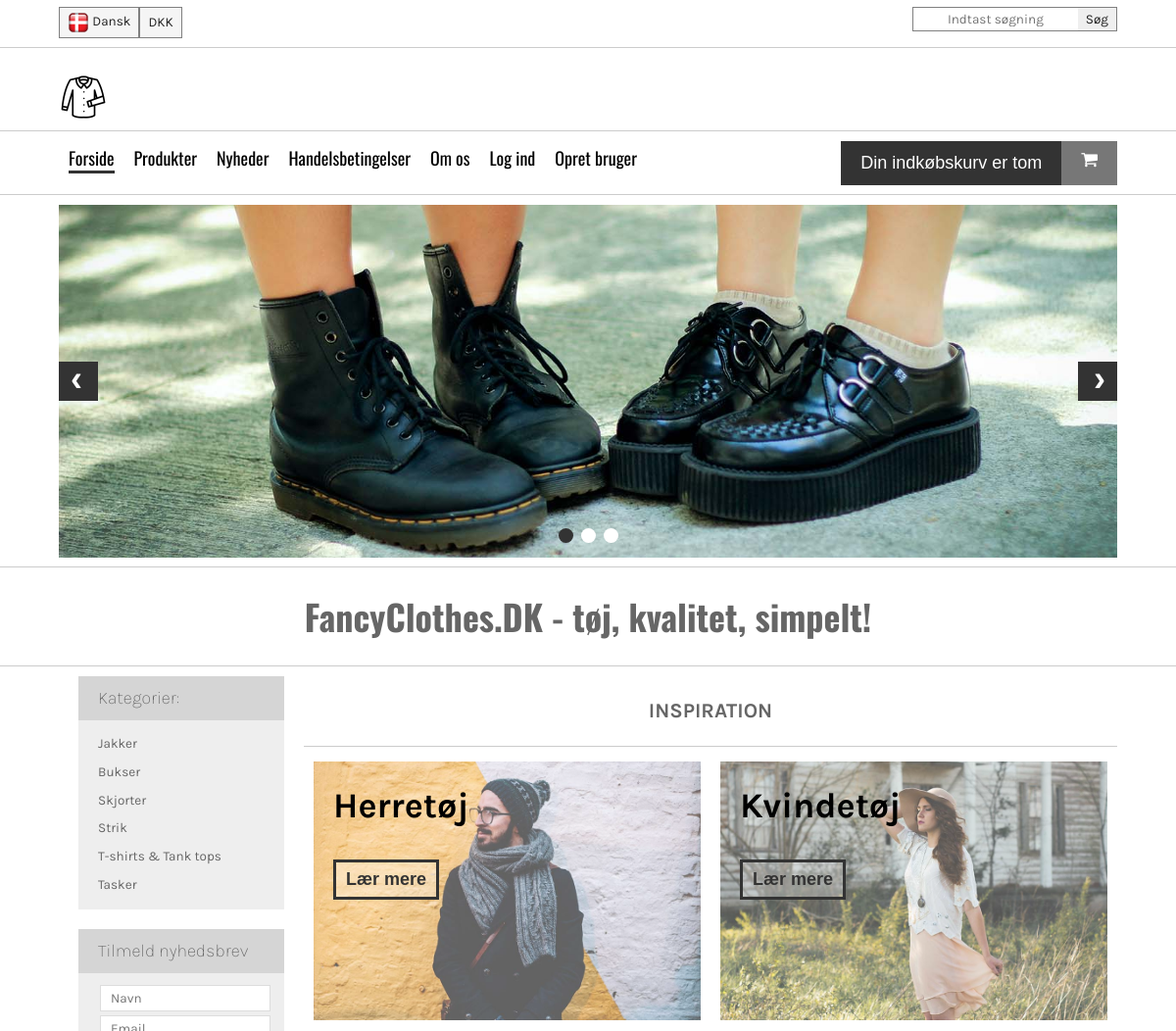
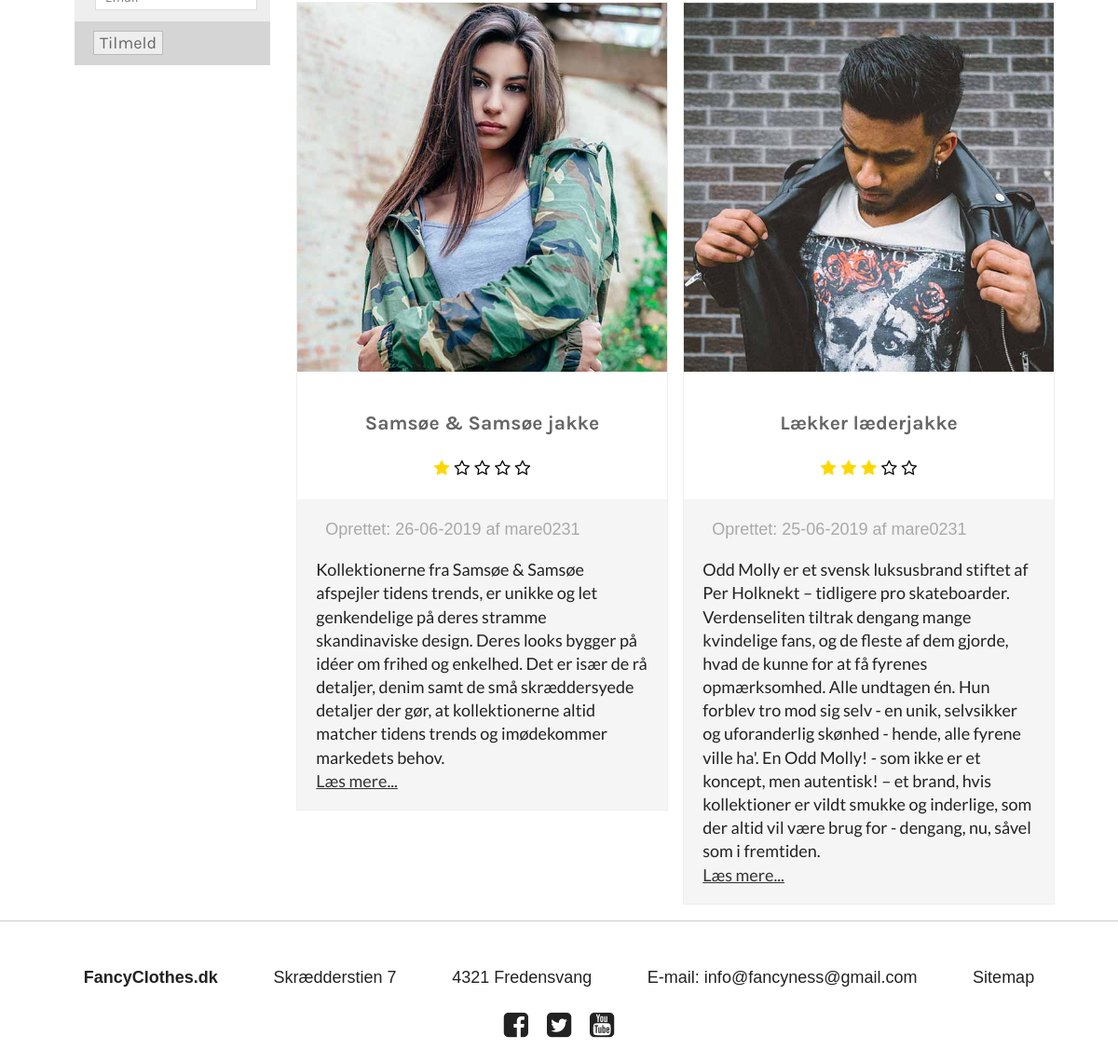
The app's page /?categoryId=1 with its own data (2 pictures, top to bottom).
### tables this page shows
CREATE TABLE `productcategories` (
  `categoryId` int(3) NOT NULL,
  `categoryName` varchar(50) NOT NULL
);

CREATE TABLE `products` (
  `productId` int(10) NOT NULL,
  `heading` varchar(50) NOT NULL,
  `imgUrl` varchar(200) NOT NULL,
  `imgAlt` varchar(50) NOT NULL,
  `creationTime` datetime NOT NULL DEFAULT CURRENT_TIMESTAMP,
  `description` varchar(1000) NOT NULL,
  `userId` int(5) NOT NULL,
  `stars` int(1) NOT NULL,
  `categoryId` int(3) NOT NULL
);

CREATE TABLE `users` (
  `userId` int(5) NOT NULL,
  `username` varchar(50) NOT NULL,
  `password` varchar(500) NOT NULL,
  `accessLevel` int(1) NOT NULL DEFAULT '3'
);

### includes/getProductCategories.php (called while the page is built, shortened)
<?php
require "connect.php";
$statement = $dbh->prepare("SELECT categoryId, categoryName FROM ProductCategories");
$statement->execute();
$categories = array();
?>

### index.php (the view, shortened to what this page needs)
<?php
include "header.php";
require "includes/getProductCategories.php";
?>
<main class="container">
    <aside>
        <div class="categories">
            <div class="catTop">
                <h4>Kategorier:</h4>
            </div>
            <div class="catMain">
                <ul>
                    <?php
                    foreach ($categories as $key => $category) {
                        echo '<li><a href="?categoryId=' . $category['categoryId'] . '">' . $category['categoryName'] . '</a></li>';
                    }
                    ?>
                </ul>
            </div>
        </div>
        <div class="newsletter">
            <div class="newsTop">
                <h4>Tilmeld nyhedsbrev</h4>
            </div>
            <div class="newsMain">
                <form action="">
                    <input type="text" placeholder="Navn">
                    <input type="email" placeholder="Email">
            </div>
            <div class="newsBottom">
                <input type="submit" value="Tilmeld">
            </div>
        </div>
    </aside>
    <div class="products">
        <h3>INSPIRATION</h3>
        <hr>
        <div class="inspiration">
            <div class="catMen">
                <img src="img/kategoriHerre.jpg" alt="">
                <h5>Herretøj</h5>
                <div class="action">Lær mere</div>
            </div>
            <div class="catWomen">
                <img src="img/kategoriKvinde.jpg" alt="">
                <h5>Kvindetøj</h5>
                <div class="action">Lær mere</div>
            </div>
        </div>
        <div class="frontProducts">
            <?php require "includes/getProducts.php" ?>
        </div>
    </div>
</main>
<?php include "footer.php"; ?>

### header.php (shortened to what this page needs)
<!doctype html>
<html class="no-js" lang="en">
<head>
    <link rel="stylesheet" href="https://cdnjs.cloudflare.com/ajax/libs/font-awesome/4.7.0/css/font-awesome.min.css">
    <link rel="stylesheet" href="css/normalize.css">
    <link rel="stylesheet" href="css/main.css">
    <link rel="stylesheet" href="css/slider.min.css">
    <link rel="stylesheet" href="css/styles.css">
</head>
<body>
    <div class="top container">
        <div class="language">
            <div class="flag">
                <img src="img/ikon.png" alt="Dansk ikon">
                <span>Dansk</span>
            </div>
            <span>DKK</span>
        </div>
        <div class="search">
            <input type="text" placeholder="Indtast søgning"><input type="submit" value="Søg">
        </div>
    </div>
    <hr>
    <div class="container home">
        <a href="index.php"><img src="img/homeIcon.png" alt="Forside ikon"></a>
    </div>
    <hr>
    <div class="container navbar">
        <nav>
            <ul>
                <li class="active"><a href="index.php">Forside</a></li>
                <li><a href="#">Produkter</a></li>
                <li><a href="#">Nyheder</a></li>
                <li><a href="#">Handelsbetingelser</a></li>
                <li><a href="#">Om os</a></li>
                <?php
                if (isset($_SESSION['loggedIn']) && $_SESSION['loggedIn']) {
                    echo "<li><a href='includes/logOut.php'>Log ud</a></li>";
                } else {
                    echo "<li><a href='#' class='loginBtn'>Log ind</a></li>";
                    echo "<li><a href='register.php' class='loginBtn'>Opret bruger</a></li>";
                }
                ?>
            </ul>
        </nav>
        <div class="basket">
            <div class="basketContent">
                <p>Din indkøbskurv er tom</p>
            </div>
            <div class="shopIcon">
                <i class="fa fa-shopping-cart" aria-hidden="true"></i>
            </div>
        </div>
    </div>
    <hr>
    <div class="container">
        <ul class="slider" id="slider">
            <li><img src="img/slide1.jpg" alt=""></li>
        </ul>
    </div>
    <hr class="hide400">
    <h1 class="tagline">FancyClothes.DK - tøj, kvalitet, simpelt!</h1>
    <hr>

### includes/getProducts.php (shortened to what this page needs)
<?php
require "connect.php";
if (isset($_GET['categoryId'])) {
    $statement = $dbh->prepare("SELECT products.productId, products.heading, products.imgUrl, products.imgAlt, products.creationTime, products.description, products.userId, users.username, products.stars, productCategories.categoryName FROM products JOIN Users ON Products.userId=Users.userId JOIN ProductCategories ON Products.categoryId=ProductCategories.categoryId  WHERE products.categoryId = :categoryId ORDER BY products.creationTime DESC");
    $statement->bindParam(':categoryId', $_GET['categoryId']);
}
$statement->execute();
while ($row = $statement->fetch(PDO::FETCH_ASSOC)) {
    ?>
    <article>
        <img src="img/<?php echo $row['imgUrl']; ?>" alt="<?php echo $row['imgAlt']; ?>">
        <div class="info">
            <h3><?php echo $row['heading']; ?></h3>
            <div class="stars">
                <i <?php echo $row['stars'] >= 1 ? 'class="fa fa-star"' : 'class="fa fa-star-o"'; ?> aria-hidden='true'></i>
                <i <?php echo $row['stars'] >= 2 ? 'class="fa fa-star"' : 'class="fa fa-star-o"'; ?> aria-hidden='true'></i>
                <i <?php echo $row['stars'] >= 3 ? 'class="fa fa-star"' : 'class="fa fa-star-o"'; ?> aria-hidden='true'></i>
                <i <?php echo $row['stars'] >= 4 ? 'class="fa fa-star"' : 'class="fa fa-star-o"'; ?> aria-hidden='true'></i>
                <i <?php echo $row['stars'] >= 5 ? 'class="fa fa-star"' : 'class="fa fa-star-o"'; ?> aria-hidden='true'></i>
            </div>
        </div>
        <div class="description">
            <div class="published">
                Oprettet: <?php echo date('d-m-Y', strtotime($row['creationTime'])) . " af " . $row['username']; ?>
            </div>
            <p><?php echo $row['description']; ?>
                <a href="#">Læs mere...</a></p>
        </div>
    </article>
<?php
}
?>

### footer.php (shortened to what this page needs)
<hr>
    <footer>
        <div class="contact container">
            <ul>
                <li class="bold">FancyClothes.dk</li>
                <li>Skrædderstien 7</li>
                <li>4321 Fredensvang</li>
                <li>E-mail: info@fancyness@gmail.com</li>
                <li>Sitemap</li>
            </ul>
            <div class="social">
                <i class="fa fa-facebook-square" aria-hidden="true"></i>
                <i class="fa fa-twitter-square" aria-hidden="true"></i>
                <i class="fa fa-youtube-square" aria-hidden="true"></i>
            </div>
        </div>
    </footer>
</body>
</html>

### css/main.css (style rules this page uses)
html { color: #222; font-size: 1em; line-height: 1.4; }
hr { display: block; height: 1px; border: 0; border-top: 1px solid #ccc; margin: 1em 0; padding: 0; }
audio, canvas, iframe, img, svg, video { vertical-align: middle; }

### records on screen
productcategories: categoryName "Jakker"
productcategories: categoryName "Bukser"
productcategories: categoryName "Skjorter"
productcategories: categoryName "Strik"
productcategories: categoryName "T-shirts & Tank tops"
productcategories: categoryName "Tasker"
products: imgUrl (picture), heading "Samsøe & Samsøe jakke", stars 1 (drawn), creationTime "26-06-2019", userId.username "mare0231", description "Kollektionerne fra Samsøe & Samsøe afspejler tidens trends, er unikke og let genkendelige på deres stramme skandinaviske design. Deres looks bygger på idéer om frihed og enkelhed. Det er især de rå detaljer, denim samt de små skræddersyede detaljer der gør, at kollektionerne altid matcher tidens trends og imødekommer markedets behov."
products: imgUrl (picture), heading "Lækker læderjakke", stars 3 (drawn), creationTime "25-06-2019", userId.username "mare0231", description "Odd Molly er et svensk luksusbrand stiftet af Per Holknekt – tidligere pro skateboarder. Verdenseliten tiltrak dengang mange kvindelige fans, og de fleste af dem gjorde, hvad de kunne for at få fyrenes opmærksomhed. Alle undtagen én. Hun forblev tro mod sig selv - en unik, selvsikker og uforanderlig skønhed - hende, alle fyrene ville ha'. En Odd Molly! - som ikke er et koncept, men autentisk! – et brand, hvis kollektioner er vildt smukke og inderlige, som der altid vil være brug for - dengang, nu, såvel som i fremtiden."
